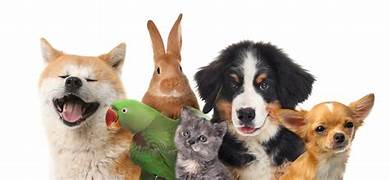
#> input picture 46937ce4-7c7b-4d1d-ab87-3a30dc273326.jpg, 389 x 180 px
$ python -i app.py   (imports and definitions only)
#> lines starting #> are read from the running program, lines starting #| are printed output that depends on the picture; after the words box and inside, x2 and y2 are one past the last pixel; in counts of white or black regions, pixels touching at a corner belong together
from flask import Flask, render_template, request
import cv2
import os
import uuid

# [1 line not run here, left out]

UPLOAD_FOLDER = "static"
# [1 line that did not run here, left out]

# Create static folder if not exists
# [2 lines not run here, left out]

def cartoonize(image_path):
#> called with image_path = '46937ce4-7c7b-4d1d-ab87-3a30dc273326.jpg'
    img = cv2.imread(image_path)
#> img is the input picture: shape (180, 389, 3); mean B, G, R 174.9, 186.3, 196.6

    if img is None:
        return None

    img = cv2.resize(img, (600, 600))
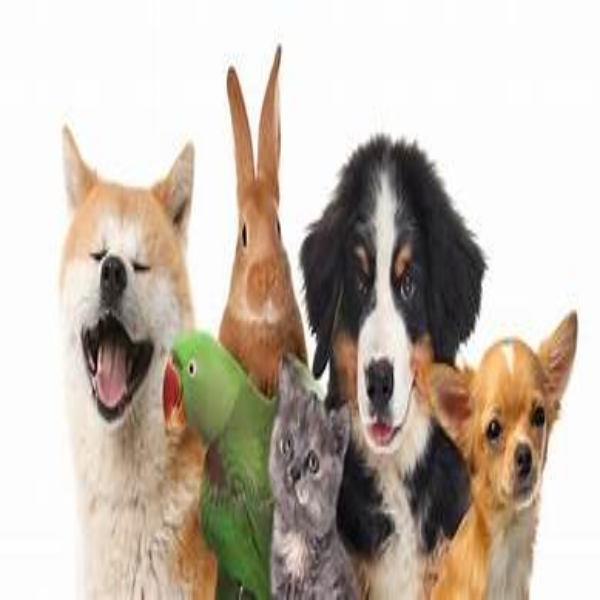
#> img: shape (600, 600, 3); mean B, G, R 174.8, 186.2, 196.5

    # Smooth + stylize
    stylized = cv2.stylization(img, sigma_s=120, sigma_r=0.35)
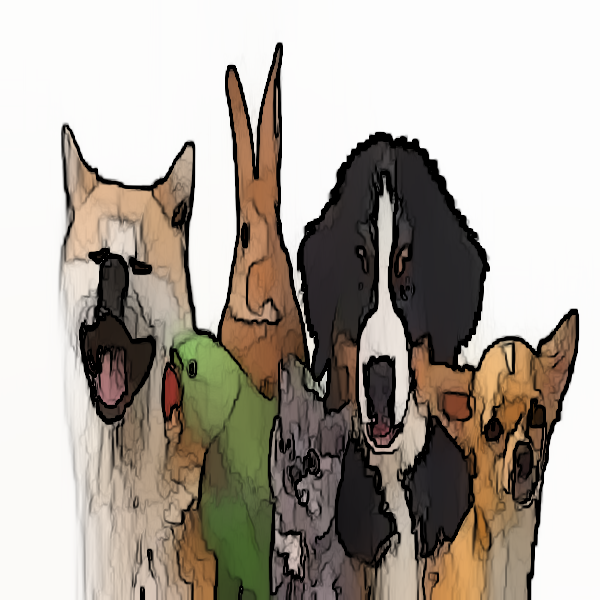
#> stylized: shape (600, 600, 3); mean B, G, R 157.3, 166.1, 173.5

    # Edge detection
    gray = cv2.cvtColor(img, cv2.COLOR_BGR2GRAY)
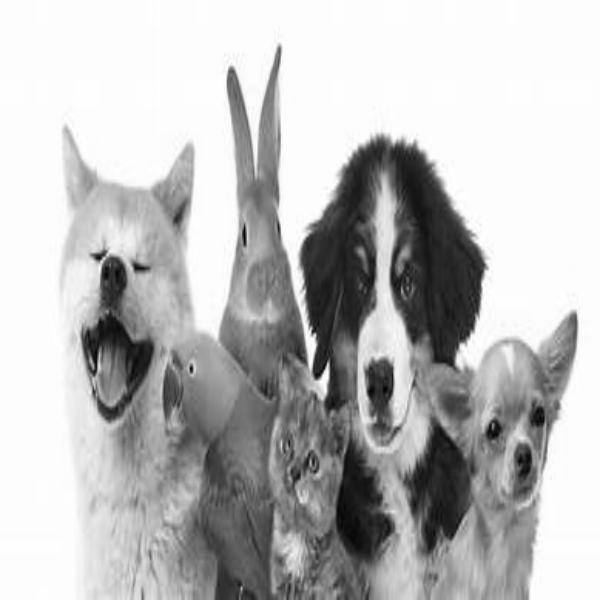
#> gray: shape (600, 600); min 2, max 255, mean 188
    gray = cv2.GaussianBlur(gray, (5, 5), 0)
    edges = cv2.Canny(gray, 100, 200)
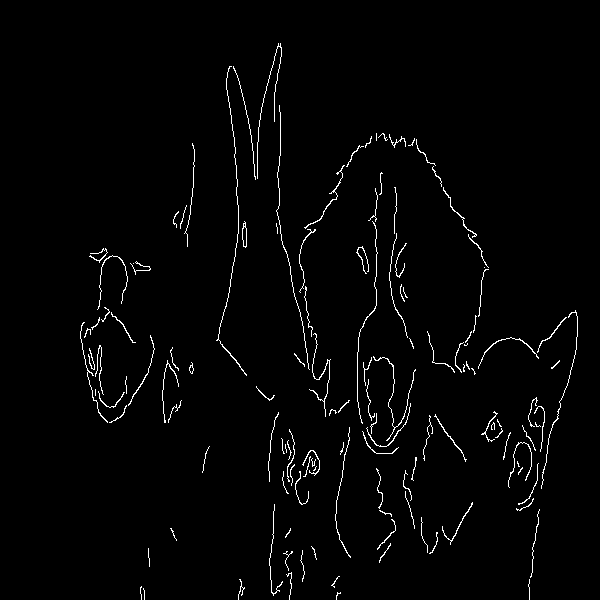
#> edges: shape (600, 600); 1.9% white in thin lines or dots, all inside (x1, y1, x2, y2) = (80, 43, 578, 600)
    edges = cv2.bitwise_not(edges)

    cartoon = cv2.bitwise_and(stylized, stylized, mask=edges)

    # Save output
    output_filename = "output.jpg"
#> (the run stopped early here; a loop or call above may not have finished)
